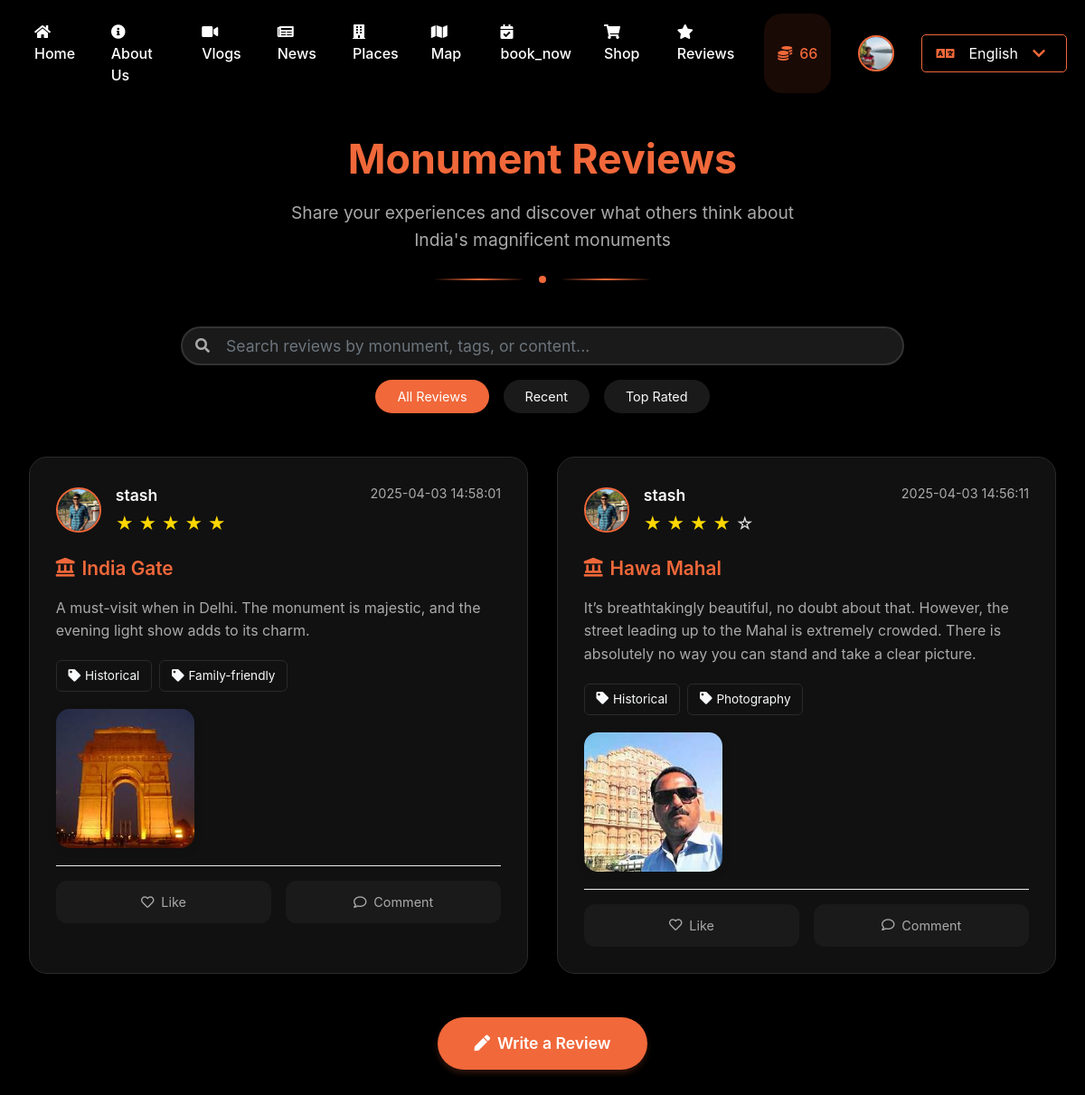
/review (signed in), run on the app's committed database.
### website/models.py (models this page shows, shortened)
class ItihaasCoins(db.Model):
    id = db.Column(db.Integer, primary_key=True)
    user_id = db.Column(db.Integer, db.ForeignKey('user.id'), nullable=False)
    coins = db.Column(db.Integer, default=0)

class User(db.Model, UserMixin):
    id = db.Column(db.Integer, primary_key=True)
    email = db.Column(db.String(150), unique=True)
    password = db.Column(db.String(150))
    first_name = db.Column(db.String(150))
    profile_pic = db.Column(db.String(500))  # Store the path to the profile picture
    is_guide = db.Column(db.Boolean, default=False)
    is_verified = db.Column(db.Boolean, default=False)
    verification_code = db.Column(db.String(6))
    verification_code_timestamp = db.Column(db.DateTime(timezone=True))
    notes = db.relationship('Note')
    bookings = db.relationship('Booking', backref='user', lazy=True)
    guide_info = db.relationship('Guide', backref='user', uselist=False)
    itihaas_coins = db.relationship('ItihaasCoins', backref='user', uselist=False)

class Review(db.Model):
    id = db.Column(db.Integer, primary_key=True)
    user_id = db.Column(db.Integer, db.ForeignKey('user.id'), nullable=False)
    monument_name = db.Column(db.String(200), nullable=False)
    rating = db.Column(db.Integer, nullable=False)  # 1-5 stars
    review_text = db.Column(db.Text, nullable=False)
    tags = db.Column(db.JSON)  # List of tags
    photos = db.Column(db.JSON)  # List of photo URLs
    created_at = db.Column(db.DateTime(timezone=True), default=func.now())
    user = db.relationship('User', backref='reviews')

### website/views.py (the view)
@views.route('/review')
@login_required
def review():
    reviews = Review.query.order_by(Review.created_at.desc()).all()
    return render_template('review.html', reviews=reviews)

### website/templates/review.html (shortened to what this page needs)
{% extends "base.html" %}
{% block content %}
<div class="reviews-container">
    <div class="reviews-header">
        <h1>Monument Reviews</h1>
        <p>Share your experiences and discover what others think about India's magnificent monuments</p>
        <div class="header-decoration">
            <span class="decoration-line"></span>
            <span class="decoration-dot"></span>
            <span class="decoration-line"></span>
        </div>
    </div>
    <div class="reviews-search">
        <div class="search-wrapper">
            <i class="fas fa-search search-icon"></i>
            <input type="text" id="reviewSearch" placeholder="Search reviews by monument, tags, or content..." class="form-control">
        </div>
        <div class="filter-options">
            <button class="filter-btn active" data-filter="all">All Reviews</button>
            <button class="filter-btn" data-filter="recent">Recent</button>
            <button class="filter-btn" data-filter="top">Top Rated</button>
        </div>
    </div>
    <div class="reviews-grid">
        {% for review in reviews %}
        <div class="review-card" data-rating="{{ review.rating }}" data-date="{{ review.created_at }}" data-review-id="{{ review.id }}">
            <div class="review-header">
                <div class="user-info">
                    <img src="{{ review.user.profile_pic if review.user.profile_pic else url_for('static', filename='images/user-avatar.png') }}" alt="{{ review.user.first_name }}" class="user-avatar">
                    <div class="review-info">
                        <span class="reviewer-name">{{ review.user.first_name }}</span>
                        <div class="review-stars">
                            {% for i in range(review.rating) %}
                            <span class="star">★</span>
                            {% endfor %}
                            {% for i in range(5 - review.rating) %}
                            <span class="star empty">☆</span>
                            {% endfor %}
                        </div>
                    </div>
                </div>
                <span class="review-date">{{ review.created_at }}</span>
            </div>
            <div class="monument-name">
                <i class="fas fa-landmark"></i>
                {{ review.monument_name }}
            </div>
            <p class="review-text">{{ review.review_text }}</p>
            {% if review.tags %}
            <div class="review-tags">
                {% for tag in review.tags %}
                <span class="tag"><i class="fas fa-tag"></i> {{ tag }}</span>
                {% endfor %}
            </div>
            {% endif %}
            {% if review.photos %}
            <div class="review-photos">
                {% for photo in review.photos %}
                <div class="photo-container">
                    <img src="{{ photo }}" alt="Review photo" class="review-photo">
                </div>
                {% endfor %}
            </div>
            {% endif %}
            <div class="review-actions">
                <button class="action-btn like-btn">
                    <i class="far fa-heart"></i>
                    <span>Like</span>
                </button>
                <button class="action-btn comment-btn">
                    <i class="far fa-comment"></i>
                    <span>Comment</span>
                </button>
            </div>
        </div>
        {% endfor %}
    </div>
    <button class="write-review-btn">
        <i class="fas fa-pen"></i>
        Write a Review
    </button>
</div>
{% endblock %}

### website/templates/base.html (shortened to what this page needs)
<!DOCTYPE html>
<html lang="{{ session.get('lang', 'en') }}">
  <head>
    <link
      rel="stylesheet"
      href="https://stackpath.bootstrapcdn.com/bootstrap/4.4.1/css/bootstrap.min.css"
    />
    <link
      rel="stylesheet"
      href="https://cdnjs.cloudflare.com/ajax/libs/font-awesome/5.15.4/css/all.min.css"
    />
    <link rel='stylesheet' href='https://cdn.jsdelivr.net/npm/swiper@8/swiper-bundle.min.css'>
  </head>
  <body>
    <nav class="navbar navbar-expand-lg navbar-dark">
      <div class="collapse navbar-collapse" id="navbar">
        <div class="navbar-nav mr-auto">
          {% if user and user.is_authenticated %}
            <a class="nav-item nav-link" id="Home" href="/">
              <i class="fas fa-home"></i> {{ _('Home') }}
            </a>
            <a class="nav-item nav-link" id="About Us" href="/about">
              <i class="fas fa-info-circle"></i> {{ _('About_Us') }}
            </a>
            <a class="nav-item nav-link" id="Vlog" href="/vlog">
              <i class="fas fa-video"></i> {{ _('Vlogs') }}
            </a>
            <a class="nav-item nav-link" id="News" href="/news">
              <i class="fas fa-newspaper"></i> {{ _('News') }}
            </a>
            <a class="nav-item nav-link" id="Index" href="/index">
              <i class="fas fa-building"></i> {{ _('Places') }}
            </a>
            <a class="nav-item nav-link" id="Map" href="/map">
              <i class="fas fa-map"></i> {{ _('Map') }}
            </a>
            <a class="nav-item nav-link" id="Booking" href="/booking">
              <i class="fas fa-calendar-check"></i> {{ _('book_now') }}
            </a>
            <a class="nav-item nav-link" id="Shop" href="/shop">
              <i class="fas fa-shopping-cart"></i> {{ _('Shop') }}
            </a>
            <a class="nav-item nav-link" id="Review" href="/review">
              <i class="fas fa-star"></i> {{ _('Reviews') }}
            </a>
            <div class="nav-item itihaas-wallet">
              <span class="wallet-icon"><i class="fas fa-coins"></i></span>
              <span class="coins-balance">{{ current_user.itihaas_coins.coins if current_user.itihaas_coins else 0 }}</span>
            </div>
          {% endif %}
        </div>
        <div class="navbar-nav ml-auto">
          {% if user and user.is_authenticated %}
            <div class="profile-container">
              <img src="{{ current_user.profile_pic if current_user.profile_pic else url_for('static', filename='default-profile.jpg') }}"
                   alt="Profile"
                   class="profile-picture"
                   onclick="toggleProfileDropdown()"
              >
            </div>
          {% endif %}
          <div class="language-switcher">
            <div class="language-dropdown" onclick="toggleLanguageList()">
              <div class="current-lang">
                {% set current_lang = session.get('lang', 'en') %}
                {% set lang_names = {
                  'en': 'English',
                  'hi': 'हिंदी',
                  'ta': 'தமிழ்',
                  'kn': 'ಕನ್ನಡ',
                  'mr': 'मराठी',
                  'gu': 'ગુજરાતી',
                  'bho': 'भोजपुरी',
                  'ml': 'മലയാളം',
                  'te': 'తెలుగు'
                } %}
                <i class="fas fa-language"></i>
                <span>{{ lang_names[current_lang] }}</span>
                <i class="fas fa-chevron-down ml-2"></i>
              </div>
            </div>
          </div>
        </div>
      </div>
    </nav>
    <div class="">{% block content %} {% endblock %}</div>
  </body>
</html>

### data on the page
ItihaasCoins: itihaas_coins "66"
User: profile_pic (picture)
Review: user (picture), user.first_name "stash", rating 5 (drawn), created_at "2025-04-03 14:58:01", monument_name "India Gate", review_text "A must-visit when in Delhi. The monument is majestic, and the evening light show adds to its charm.", tags "Historical" "Family-friendly"
Review: user (picture), user.first_name "stash", rating 4 (drawn), created_at "2025-04-03 14:56:11", monument_name "Hawa Mahal", review_text "It’s breathtakingly beautiful, no doubt about that. However, the street leading up to the Mahal is extremely crowded. There is absolutely no way you can stand and take a clear picture.", tags "Historical" "Photography"

### other printed values
{{ lang_names[current_lang] }} "English"
